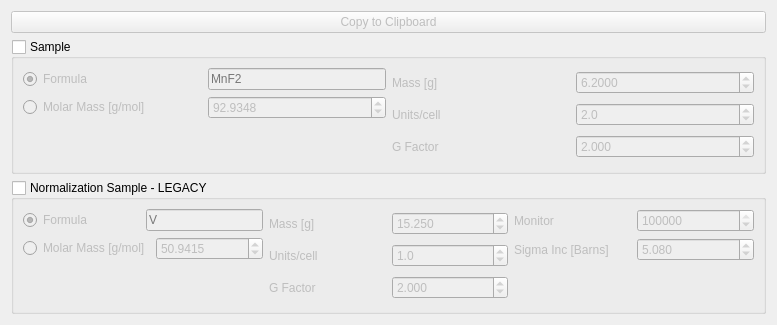
<?xml version="1.0" encoding="UTF-8"?>
<ui version="4.0">
 <class>Form</class>
 <widget class="QWidget" name="Form">
  <property name="geometry">
   <rect>
    <x>0</x>
    <y>0</y>
    <width>777</width>
    <height>325</height>
   </rect>
  </property>
  <property name="windowTitle">
   <string>Absolut Normalization Tool</string>
  </property>
  <layout class="QVBoxLayout" name="verticalLayout_7">
   <item>
    <widget class="QPushButton" name="NormalizationManager_applyNormalization_btn">
      <property name="text">
      <string>Copy to Clipboard</string>
      </property>
      <property name="enabled">
        <bool>false</bool>
      </property>
      <property name="toolTip">
      <string>Apply normalization on current converted dataset</string>
     </property>
    </widget>
   </item>
   <item>
    <widget class="QGroupBox" name="NormalizationManager_sampleGroupBox_checkBox">
     <property name="title">
      <string>Sample</string>
     </property>
     <property name="flat">
      <bool>false</bool>
     </property>
     <property name="checkable">
      <bool>true</bool>
     </property>
     <property name="toolTip">
      <string>Use inputted sample parameters for normalization</string>
     </property>
     <property name="checked">
      <bool>false</bool>
     </property>
     <layout class="QHBoxLayout" name="horizontalLayout_4">
      <item>
       <layout class="QHBoxLayout" name="horizontalLayout">
        <item>
         <layout class="QVBoxLayout" name="verticalLayout">
          <item>
           <layout class="QHBoxLayout" name="horizontalLayout_6">
            <item>
             <widget class="QRadioButton" name="NormalizationManager_sampleFormula_radioButton">
              <property name="text">
               <string>Formula</string>
              </property>
              <property name="toolTip">
                <string>Use chemical formula to calculate molar mass</string>
              </property>
              <property name="checked">
               <bool>true</bool>
              </property>
              <attribute name="buttonGroup">
               <string notr="true">buttonGroup</string>
              </attribute>
             </widget>
            </item>
            <item>
             <widget class="QLineEdit" name="NormalizationManager_sampleFormula_lineEdit">
              <property name="sizePolicy">
               <sizepolicy hsizetype="Preferred" vsizetype="Fixed">
                <horstretch>0</horstretch>
                <verstretch>0</verstretch>
               </sizepolicy>
              </property>
              <property name="toolTip">
                <string>Chemical formula of sample</string>
              </property>
              <property name="placeholderText">
               <string>MnF2</string>
              </property>
             </widget>
            </item>
           </layout>
          </item>
          <item>
           <layout class="QHBoxLayout" name="horizontalLayout_5">
            <item>
             <widget class="QRadioButton" name="NormalizationManager_sampleMolarMass_radioButton">
              <property name="text">
               <string>Molar Mass [g/mol]</string>
              </property>
              <property name="toolTip">
                <string>Use custom molar mass</string>
              </property>
              <attribute name="buttonGroup">
               <string notr="true">buttonGroup</string>
              </attribute>
             </widget>
            </item>
            <item>
             <widget class="QDoubleSpinBox" name="NormalizationManager_sampleMolarMass_spinBox">
              <property name="decimals">
               <number>4</number>
              </property>
              <property name="maximum">
               <double>99999.990000000005239</double>
              </property>
              <property name="toolTip">
                <string>Molar mass in grams/mol</string>
              </property>
              <property name="value">
               <double>92.934799999999996</double>
              </property>
              <property name="enabled">
                <bool>false</bool>
              </property>
             </widget>
            </item>
           </layout>
          </item>
          <item>
           <spacer name="verticalSpacer_3">
            <property name="orientation">
             <enum>Qt::Vertical</enum>
            </property>
            <property name="sizeHint" stdset="0">
             <size>
              <width>20</width>
              <height>40</height>
             </size>
            </property>
           </spacer>
          </item>
         </layout>
        </item>
        <item>
         <layout class="QVBoxLayout" name="verticalLayout_3">
          <item>
           <layout class="QHBoxLayout" name="horizontalLayout_2">
            <item>
             <widget class="QLabel" name="label_2">
              <property name="text">
               <string>Mass [g]</string>
              </property>
             </widget>
            </item>
            <item>
             <widget class="QDoubleSpinBox" name="NormalizationManager_sampleMass_spinBox">
              <property name="decimals">
               <number>4</number>
              </property>
              <property name="toolTip">
                <string>Sample mass in grams</string>
              </property>
              <property name="singleStep">
               <double>0.100000000000000</double>
              </property>
              <property name="value">
               <double>6.200000000000000</double>
              </property>
             </widget>
            </item>
           </layout>
          </item>
          <item>
           <layout class="QHBoxLayout" name="horizontalLayout_3">
            <item>
             <widget class="QLabel" name="label_3">
              <property name="text">
               <string>Units/cell</string>
              </property>
             </widget>
            </item>
            <item>
             <widget class="QDoubleSpinBox" name="NormalizationManager_sampleUnitsPerCell_spinBox">
              <property name="decimals">
               <number>1</number>
              </property>
              <property name="toolTip">
                <string>Number of chemical units in unit cell</string>
              </property>
              <property name="value">
               <double>2.000000000000000</double>
              </property>
             </widget>
            </item>
           </layout>
          </item>
          <item>
           <layout class="QHBoxLayout" name="horizontalLayout_7">
            <item>
             <widget class="QLabel" name="label_6">
              <property name="text">
               <string>G Factor</string>
              </property>
             </widget>
            </item>
            <item>
             <widget class="QDoubleSpinBox" name="NormalizationManager_sampleGFactor_spinBox">
              <property name="decimals">
               <number>3</number>
              </property>
              <property name="toolTip">
                <string>Isotropic G factor</string>
              </property>
              <property name="maximum">
               <double>999.990000000000009</double>
              </property>
              <property name="value">
               <double>2.000000000000000</double>
              </property>
             </widget>
            </item>
           </layout>
          </item>
         </layout>
        </item>
        <item>
         <layout class="QVBoxLayout" name="verticalLayout_4">
          <property name="sizeConstraint">
           <enum>QLayout::SetDefaultConstraint</enum>
          </property>
         </layout>
        </item>
       </layout>
      </item>
     </layout>
    </widget>
   </item>
   <item>
    <widget class="QGroupBox" name="NormalizationManager_normalizationSampleGroupBox_checkBox">
     <property name="title">
      <string>Normalization Sample - LEGACY</string>
     </property>
     <property name="flat">
      <bool>false</bool>
     </property>
     <property name="toolTip">
      <string>Only applicable for measurements performed before 2021</string>
     </property>
     <property name="checkable">
      <bool>true</bool>
     </property>
     <property name="checked">
      <bool>false</bool>
     </property>
     <property name="border" stdset="0">
      <string>&quot;1 px solid gray;&quot;</string>
     </property>
     <property name="border-radius" stdset="0">
      <string>&quot;9 px;&quot;</string>
     </property>
     <property name="margin-top" stdset="0">
      <string>&quot;0.5em;&quot;</string>
     </property>
     <layout class="QHBoxLayout" name="horizontalLayout_8">
      <item>
       <layout class="QHBoxLayout" name="horizontalLayout_9">
        <item>
         <layout class="QVBoxLayout" name="verticalLayout_2">
          <item>
           <layout class="QHBoxLayout" name="horizontalLayout_10">
            <item>
             <widget class="QRadioButton" name="NormalizationManager_normalizationSampleFormula_radioButton">
              <property name="text">
               <string>Formula</string>
              </property>
              <property name="toolTip">
                <string>Use Chemical formula of sample to calculate molar mass</string>
              </property>
              <property name="checked">
               <bool>true</bool>
              </property>
              <attribute name="buttonGroup">
               <string notr="true">buttonGroup_2</string>
              </attribute>
             </widget>
            </item>
            <item>
             <widget class="QLineEdit" name="NormalizationManager_normalizationSampleFormula_lineEdit">
              <property name="sizePolicy">
               <sizepolicy hsizetype="Preferred" vsizetype="Fixed">
                <horstretch>0</horstretch>
                <verstretch>0</verstretch>
               </sizepolicy>
              </property>
              <property name="toolTip">
                <string>Chemical formula of normalization sample</string>
              </property>
              <property name="placeholderText">
               <string>V</string>
              </property>
             </widget>
            </item>
           </layout>
          </item>
          <item>
           <layout class="QHBoxLayout" name="horizontalLayout_14">
            <property name="sizeConstraint">
             <enum>QLayout::SetDefaultConstraint</enum>
            </property>
            <property name="leftMargin">
             <number>0</number>
            </property>
            <property name="topMargin">
             <number>0</number>
            </property>
            <property name="rightMargin">
             <number>0</number>
            </property>
            <property name="bottomMargin">
             <number>0</number>
            </property>
            <item>
             <widget class="QRadioButton" name="NormalizationManager_normalizationSampleMolarMass_radioButton">
              <property name="text">
               <string>Molar Mass [g/mol]</string>
              </property>
              <property name="toolTip">
                <string>Use custom molar mass for normalization</string>
              </property>
              <attribute name="buttonGroup">
               <string notr="true">buttonGroup_2</string>
              </attribute>
             </widget>
            </item>
            <item>
             <widget class="QDoubleSpinBox" name="NormalizationManager_normalizationSampleMolarMass_spinBox">
              <property name="decimals">
               <number>4</number>
              </property>
              <property name="toolTip">
                <string>Molar mass in grams/mol</string>
              </property>
              <property name="maximum">
               <double>99999.990000000005239</double>
              </property>
              <property name="value">
               <double>50.941499999999998</double>
              </property>
              <property name="enabled">
                <bool>false</bool>
              </property>
             </widget>
            </item>
           </layout>
          </item>
          <item>
           <spacer name="verticalSpacer_2">
            <property name="orientation">
             <enum>Qt::Vertical</enum>
            </property>
            <property name="sizeHint" stdset="0">
             <size>
              <width>20</width>
              <height>40</height>
             </size>
            </property>
           </spacer>
          </item>
         </layout>
        </item>
        <item>
         <layout class="QVBoxLayout" name="verticalLayout_5">
          <item>
           <layout class="QHBoxLayout" name="horizontalLayout_11">
            <item>
             <widget class="QLabel" name="label_9">
              <property name="text">
               <string>Mass [g]</string>
              </property>
             </widget>
            </item>
            <item>
             <widget class="QDoubleSpinBox" name="NormalizationManager_normalizationSampleMass_spinBox">
              <property name="decimals">
               <number>3</number>
              </property>
              <property name="toolTip">
                <string>Mass of normalization sample in grams</string>
              </property>
              <property name="singleStep">
               <double>0.100000000000000</double>
              </property>
              <property name="value">
               <double>15.250000000000000</double>
              </property>
             </widget>
            </item>
           </layout>
          </item>
          <item>
           <layout class="QHBoxLayout" name="horizontalLayout_12">
            <item>
             <widget class="QLabel" name="label_10">
              <property name="text">
               <string>Units/cell</string>
              </property>
             </widget>
            </item>
            <item>
             <widget class="QDoubleSpinBox" name="NormalizationManager_normalizationSampleUnitsPerCell_spinBox">
              <property name="decimals">
               <number>1</number>
              </property>
              <property name="toolTip">
                <string>Number of chemical units in unit cell</string>
              </property>
              <property name="value">
               <double>1.000000000000000</double>
              </property>
             </widget>
            </item>
           </layout>
          </item>
          <item>
           <layout class="QHBoxLayout" name="horizontalLayout_16">
            <item>
             <widget class="QLabel" name="label_8">
              <property name="text">
               <string>G Factor</string>
              </property>
             </widget>
            </item>
            <item>
             <widget class="QDoubleSpinBox" name="NormalizationManager_normalizationSampleGFactor_spinBox">
              <property name="sizePolicy">
               <sizepolicy hsizetype="Preferred" vsizetype="Fixed">
                <horstretch>0</horstretch>
                <verstretch>0</verstretch>
               </sizepolicy>
              </property>
              <property name="toolTip">
                <string>Isotropic G factor</string>
              </property>
              <property name="decimals">
               <number>3</number>
              </property>
              <property name="maximum">
               <double>999.990000000000009</double>
              </property>
              <property name="value">
               <double>2.000000000000000</double>
              </property>
             </widget>
            </item>
           </layout>
          </item>
         </layout>
        </item>
        <item>
         <layout class="QVBoxLayout" name="verticalLayout_6">
          <item>
           <layout class="QHBoxLayout" name="horizontalLayout_13">
            <item>
             <widget class="QLabel" name="label_14">
              <property name="text">
               <string>Monitor</string>
              </property>
             </widget>
            </item>
            <item>
             <widget class="QDoubleSpinBox" name="NormalizationManager_normalizationMonitor_spinBox">
              <property name="decimals">
               <number>0</number>
              </property>
              <property name="toolTip">
                <string>Monitor count per scan point</string>
              </property>
              <property name="maximum">
               <double>10000000.000000000000000</double>
              </property>
              <property name="singleStep">
               <double>1000.000000000000000</double>
              </property>
              <property name="value">
               <double>100000.000000000000000</double>
              </property>
             </widget>
            </item>
           </layout>
          </item>
          <item>
           <layout class="QHBoxLayout" name="horizontalLayout_15">
            <item>
             <widget class="QLabel" name="label_13">
              <property name="text">
               <string>Sigma Inc [Barns]</string>
              </property>
             </widget>
            </item>
            <item>
             <widget class="QDoubleSpinBox" name="NormalizationManager_normalizationSampleSigmaInc_spinBox">
              <property name="sizePolicy">
               <sizepolicy hsizetype="Preferred" vsizetype="Fixed">
                <horstretch>0</horstretch>
                <verstretch>0</verstretch>
               </sizepolicy>
              </property>
              <property name="toolTip">
                <string>Incoherent signal strength of normalization sample in Barns</string>
              </property>
              <property name="decimals">
               <number>3</number>
              </property>
              <property name="value">
               <double>5.080000000000000</double>
              </property>
             </widget>
            </item>
           </layout>
          </item>
          <item>
           <spacer name="verticalSpacer">
            <property name="orientation">
             <enum>Qt::Vertical</enum>
            </property>
            <property name="sizeHint" stdset="0">
             <size>
              <width>20</width>
              <height>40</height>
             </size>
            </property>
           </spacer>
          </item>
         </layout>
        </item>
       </layout>
      </item>
     </layout>
    </widget>
   </item>
  </layout>
 </widget>
 <resources/>
 <connections/>
 <buttongroups>
  <buttongroup name="buttonGroup"/>
  <buttongroup name="buttonGroup_2"/>
 </buttongroups>
</ui>
